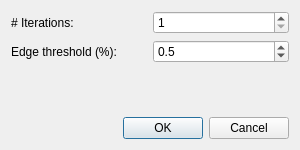
<?xml version="1.0" encoding="UTF-8"?>
<ui version="4.0">
 <class>DialogCollapse</class>
 <widget class="QDialog" name="DialogCollapse">
  <property name="geometry">
   <rect>
    <x>0</x>
    <y>0</y>
    <width>300</width>
    <height>150</height>
   </rect>
  </property>
  <property name="windowTitle">
   <string>Dialog</string>
  </property>
  <layout class="QVBoxLayout" name="verticalLayout">
   <item>
    <layout class="QHBoxLayout" name="horizontalLayout">
     <item>
      <widget class="QLabel" name="label">
       <property name="text">
        <string># Iterations:</string>
       </property>
      </widget>
     </item>
     <item>
      <widget class="QSpinBox" name="sb_iters">
       <property name="accelerated">
        <bool>true</bool>
       </property>
       <property name="minimum">
        <number>1</number>
       </property>
       <property name="maximum">
        <number>100</number>
       </property>
      </widget>
     </item>
    </layout>
   </item>
   <item>
    <layout class="QHBoxLayout" name="horizontalLayout_2">
     <item>
      <widget class="QLabel" name="label2">
       <property name="text">
        <string>Edge threshold (%):</string>
       </property>
      </widget>
     </item>
     <item>
      <widget class="QDoubleSpinBox" name="sb_threshold">
       <property name="accelerated">
        <bool>true</bool>
       </property>
       <property name="decimals">
        <number>1</number>
       </property>
       <property name="maximum">
        <double>100.000000000000000</double>
       </property>
       <property name="singleStep">
        <double>0.500000000000000</double>
       </property>
       <property name="value">
        <double>0.500000000000000</double>
       </property>
      </widget>
     </item>
    </layout>
   </item>
   <item>
    <spacer name="verticalSpacer">
     <property name="orientation">
      <enum>Qt::Vertical</enum>
     </property>
     <property name="sizeHint" stdset="0">
      <size>
       <width>20</width>
       <height>9</height>
      </size>
     </property>
    </spacer>
   </item>
   <item>
    <widget class="QDialogButtonBox" name="buttonBox">
     <property name="orientation">
      <enum>Qt::Horizontal</enum>
     </property>
     <property name="standardButtons">
      <set>QDialogButtonBox::Cancel|QDialogButtonBox::Ok</set>
     </property>
    </widget>
   </item>
  </layout>
 </widget>
 <resources/>
 <connections>
  <connection>
   <sender>buttonBox</sender>
   <signal>accepted()</signal>
   <receiver>DialogCollapse</receiver>
   <slot>accept()</slot>
   <hints>
    <hint type="sourcelabel">
     <x>248</x>
     <y>254</y>
    </hint>
    <hint type="destinationlabel">
     <x>157</x>
     <y>274</y>
    </hint>
   </hints>
  </connection>
  <connection>
   <sender>buttonBox</sender>
   <signal>rejected()</signal>
   <receiver>DialogCollapse</receiver>
   <slot>reject()</slot>
   <hints>
    <hint type="sourcelabel">
     <x>316</x>
     <y>260</y>
    </hint>
    <hint type="destinationlabel">
     <x>286</x>
     <y>274</y>
    </hint>
   </hints>
  </connection>
 </connections>
</ui>
